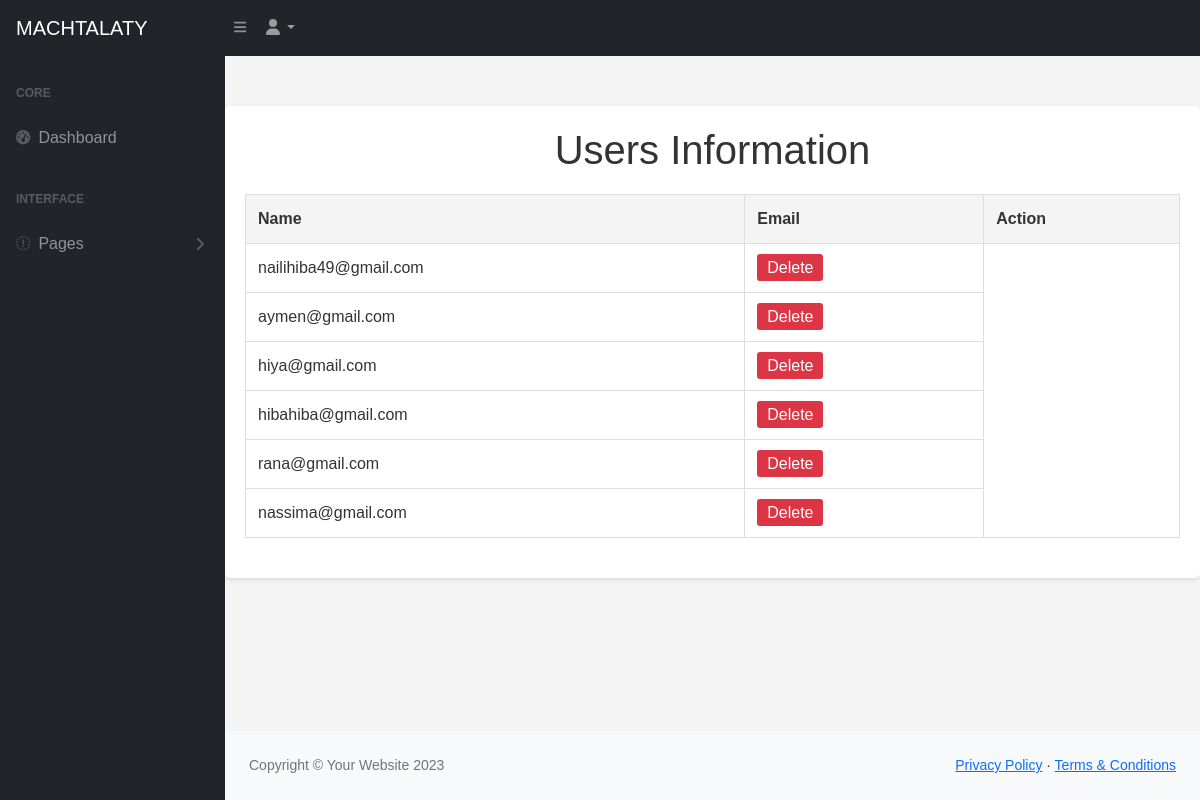
/admin/adminM_users.php, run on the app's committed database.
### tables this page shows
CREATE TABLE `users` (
  `id` int(11) NOT NULL,
  `email` varchar(255) NOT NULL,
  `password` varchar(255) NOT NULL,
  `role` varchar(50) NOT NULL,
  `created_at` timestamp NOT NULL DEFAULT current_timestamp()
);

### admin/adminM_users.php (the view, shortened to what this page needs)
<?php
include('../admin/includs/header.php');
include 'config.php';
$query = "SELECT id , email FROM users";
$result = mysqli_query($conn, $query);
?>
<!DOCTYPE html>
<html lang="en">
<head>
</head>
<body>
    <div class="container">
        <h1>Users Information</h1>
        <table>
            <thead>
                <tr>
                    <th>Name</th>
                    <th>Email</th>
                    <th>Action</th>
                </tr>
            </thead>
            <tbody>
                <?php while ($row = mysqli_fetch_assoc($result)): ?>
                    <tr>
                        <td><?php echo htmlspecialchars($row['email'], ENT_QUOTES, 'UTF-8'); ?></td>
                        <td>
                            <a href="?delete=<?php echo $row['id']; ?>" class="delete-button" onclick="return confirmDelete();">Delete</a>
                        </td>
                    </tr>
                <?php endwhile; ?>
            </tbody>
        </table>
    </div>
</body>
</html>
<?php
include('../admin/includs/footer.php');
include('../admin/includs/scripts.php');
?>

### admin/adminM_users.php (style rules this page uses)
body { font-family: Arial, sans-serif; background-color: #f4f4f4; color: #333; margin: 0; padding: 0; }
.container { max-width: 1200px; margin: 50px auto; padding: 20px; background-color: #fff; border-radius: 5px; box-shadow: 0 2px 4px rgba(0,0,0,0.1); }
h1 { text-align: center; margin-bottom: 20px; }
table { width: 100%; border-collapse: collapse; margin-bottom: 20px; }
table, th, td { border: 1px solid #ddd; }
th, td { padding: 12px; text-align: left; }
th { background-color: #f4f4f4; }
.delete-button { background-color: #dc3545; color: #fff; padding: 5px 10px; border: none; border-radius: 3px; cursor: pointer; text-decoration: none; }

### data on the page
users: email "nailihiba49@gmail.com"
users: email "aymen@gmail.com"
users: email "hiya@gmail.com"
users: email "hibahiba@gmail.com"
users: email "rana@gmail.com"
users: email "nassima@gmail.com"
